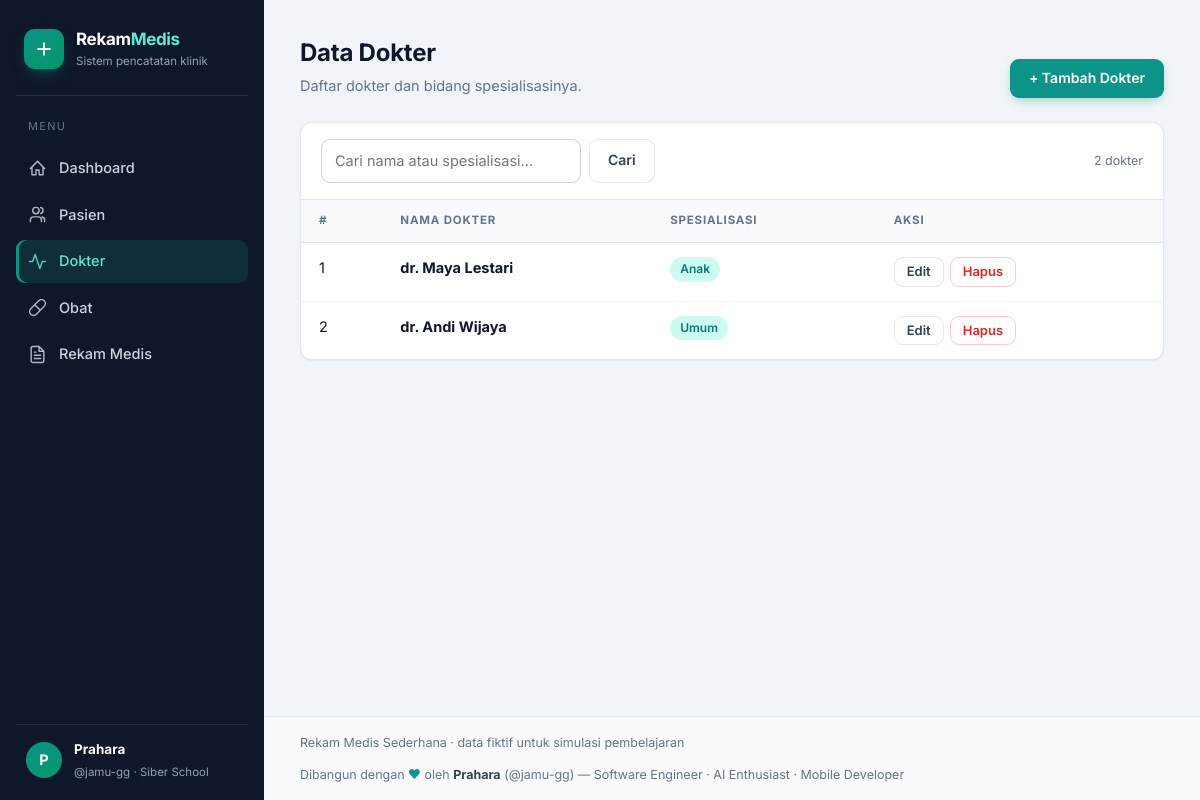
Screenshot of /dokter/index.php with the database file from the repository.
### tables this page shows
CREATE TABLE IF NOT EXISTS dokter (
  id_dokter INT(11) NOT NULL AUTO_INCREMENT,
  nama_dokter VARCHAR(100) NOT NULL,
  spesialisasi VARCHAR(50) NOT NULL,
  PRIMARY KEY (id_dokter)
);

### includes/helpers.php (called while the page is built, shortened)
<?php
function e($v): string
{
    return htmlspecialchars((string)$v, ENT_QUOTES, 'UTF-8');
}

### dokter/index.php (the view, shortened to what this page needs)
<?php
require_once __DIR__ . '/../includes/init.php';
$q = trim($_GET['q'] ?? '');
if ($q !== '') {
    $like = '%' . $q . '%';
    $st = $koneksi->prepare('SELECT * FROM dokter WHERE nama_dokter LIKE ? OR spesialisasi LIKE ? ORDER BY id_dokter DESC');
    $st->bind_param('ss', $like, $like);
} else {
    $st = $koneksi->prepare('SELECT * FROM dokter ORDER BY id_dokter DESC');
}
$st->execute();
$rows = $st->get_result()->fetch_all(MYSQLI_ASSOC);
require __DIR__ . '/../includes/header.php';
?>
<div class="page-head">
  <div>
    <h1>Data Dokter</h1>
    <p>Daftar dokter dan bidang spesialisasinya.</p>
  </div>
  <a href="tambah.php" class="btn btn-primary">+ Tambah Dokter</a>
</div>
<div class="card">
  <div class="toolbar">
    <form class="search" method="get">
      <input type="search" name="q" placeholder="Cari nama atau spesialisasi…" value="<?= e($q) ?>">
      <button class="btn btn-ghost" type="submit">Cari</button>
    </form>
    <span class="hint" style="align-self:center"><?= count($rows) ?> dokter</span>
  </div>
  <div class="table-wrap">
    <table>
      <thead><tr><th>#</th><th>Nama Dokter</th><th>Spesialisasi</th><th>Aksi</th></tr></thead>
      <tbody>
      <?php foreach ($rows as $i => $r): ?>
        <tr>
          <td><?= $i + 1 ?></td>
          <td><strong><?= e($r['nama_dokter']) ?></strong></td>
          <td><span class="badge badge-teal"><?= e($r['spesialisasi']) ?></span></td>
          <td>
            <div class="actions">
              <a class="btn btn-ghost btn-sm" href="edit.php?id=<?= (int)$r['id_dokter'] ?>">Edit</a>
              <form method="post" action="hapus.php" data-confirm="Hapus dokter &quot;<?= e($r['nama_dokter']) ?>&quot;? Tindakan ini tidak dapat dibatalkan.">
                <button class="btn btn-danger btn-sm" type="submit">Hapus</button>
              </form>
            </div>
          </td>
        </tr>
      <?php endforeach; ?>
      </tbody>
    </table>
  </div>
</div>
<?php require __DIR__ . '/../includes/footer.php'; ?>

### assets/style.css (style rules this page uses)
:root { --slate-950:#0f172a; --slate-900:#1e293b; --slate-700:#334155; --slate-600:#475569; --slate-500:#64748b; --slate-400:#94a3b8; --slate-300:#cbd5e1; --slate-200:#e2e8f0; --slate-100:#f1f5f9; --slate-50:#f8fafc; --teal:#0d9488; --teal-dark:#0f766e; --teal-soft:#ccfbf1; --emerald:#059669; --red:#dc2626; --red-soft:#fee2e2; --green-soft:#d1fae5; --radius:12px; --shadow-sm:0 1px 2px rgba(15,23,42,.06); --shadow-md:0 6px 20px -8px rgba(15,23,42,.14); }
* { box-sizing:border-box }
html { scroll-behavior:smooth }
body { margin:0;font-family:'Inter',system-ui,-apple-system,'Segoe UI',sans-serif;background:var(--slate-100);color:var(--slate-950);font-size:14.5px;line-height:1.55;-webkit-font-smoothing:antialiased }
a { color:var(--teal-dark);text-decoration:none }
h1,h2,h3 { margin:0;letter-spacing:-.01em }
.page-head { display:flex;justify-content:space-between;align-items:flex-end;gap:16px;flex-wrap:wrap;margin-bottom:24px }
.page-head h1 { font-size:24px;font-weight:700 }
.page-head p { margin:4px 0 0;color:var(--slate-500) }
.card { background:#fff;border:1px solid var(--slate-200);border-radius:var(--radius);box-shadow:var(--shadow-sm) }
.btn { display:inline-flex;align-items:center;gap:8px;padding:10px 18px;border-radius:9px;border:1px solid transparent;font:inherit;font-weight:600;font-size:14px;cursor:pointer;transition:all .15s;text-decoration:none;line-height:1.2 }
.btn-primary { background:var(--teal);color:#fff;box-shadow:0 4px 12px -4px rgba(13,148,136,.55) }
.btn-ghost { background:#fff;border-color:var(--slate-200);color:var(--slate-700) }
.btn-danger { background:#fff;border-color:#fecaca;color:var(--red) }
.btn-sm { padding:6px 12px;font-size:13px }
.toolbar { display:flex;justify-content:space-between;gap:12px;flex-wrap:wrap;padding:16px 20px;border-bottom:1px solid var(--slate-200) }
.search { display:flex;gap:8px }
.search input { width:260px }
.table-wrap { overflow-x:auto }
table { width:100%;border-collapse:collapse }
th { background:var(--slate-50);color:var(--slate-500);font-size:11.5px;text-transform:uppercase;letter-spacing:.07em;text-align:left;padding:12px 18px;white-space:nowrap;border-bottom:1px solid var(--slate-200) }
td { padding:14px 18px;border-bottom:1px solid var(--slate-100);vertical-align:top }
tbody tr:last-child td { border-bottom:0 }
.actions { display:flex;gap:6px;white-space:nowrap }
.actions form { margin:0 }
.badge { display:inline-block;padding:3px 10px;border-radius:99px;font-size:12px;font-weight:600 }
.badge-teal { background:var(--teal-soft);color:var(--teal-dark) }
input,select,textarea { font:inherit;color:var(--slate-950);background:#fff;border:1px solid var(--slate-300);border-radius:9px;padding:10px 13px;width:100%;transition:border-color .15s,box-shadow .15s }
.hint { color:var(--slate-500);font-size:12.5px }

### rows the page displays
dokter: nama_dokter "dr. Maya Lestari", spesialisasi "Anak"
dokter: nama_dokter "dr. Andi Wijaya", spesialisasi "Umum"

### other values shown
$n[0] "Dashboard"
$n[0] "Pasien"
$n[0] "Dokter"
$n[0] "Obat"
$n[0] "Rekam Medis"
count($rows) "2"
